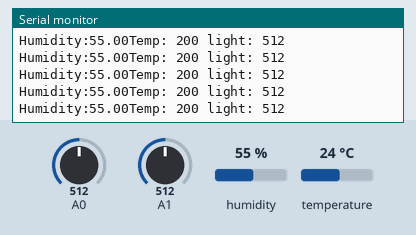
Bench run of a sketch on a simulated Arduino Uno, built with avr-gcc and run on an emulated ATmega328P. On the bench: the last lines printed to the serial monitor. The inputs (shaded band) are chosen by the test bench; at power-on: A0 = 512, A1 = 512, humidity 55 %, temperature 24 °C. No radio packets arrive unless stated.

Above: at 1.2 s.
1.3 s: A0 set to 324
At 2.2 s:
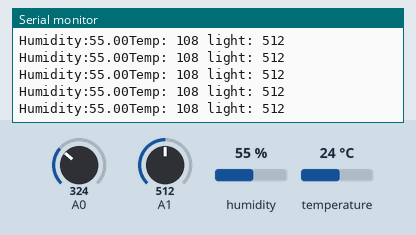
4.3 s: A0 set to 292
At 4.9 s:
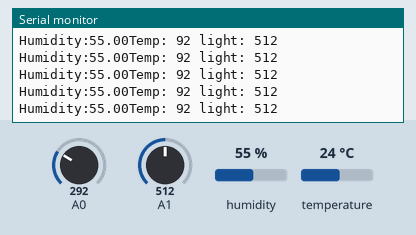
7.3 s: A1 set to 107
At 8.2 s:
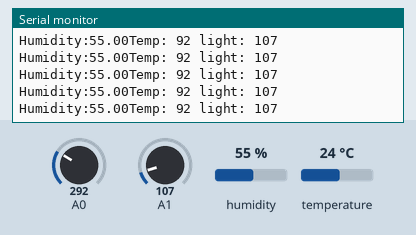
8.8 s: A1 set to 88
At 9.8 s:
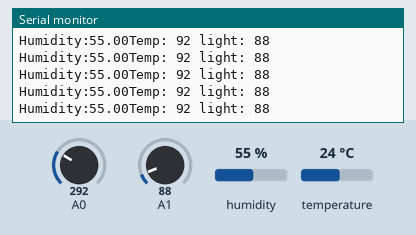
13.3 s: A0 set to 91
At 14.0 s:
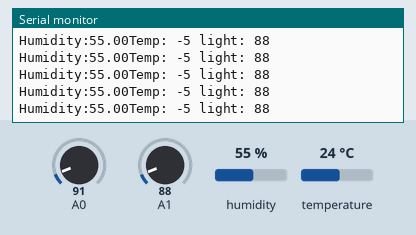
14.8 s: A0 set to 73
At 15.3 s:
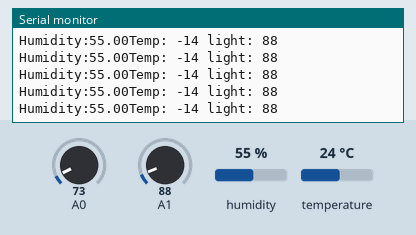
Timing chart, 0 to 17.3 s (numbered marks = the images above; inputs shaded):
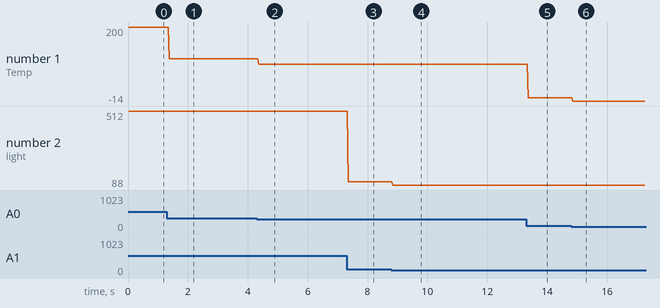

Measured:
- after the input at 1.3 s, the serial monitor: prints a new line after 0.08 s (image 1)
- after the input at 4.3 s, the serial monitor: prints a new line after 0.07 s (image 2)
- after the input at 7.3 s, the serial monitor: prints a new line after 0.06 s (image 3)
- after the input at 8.8 s, the serial monitor: prints a new line after 0.05 s (image 4)
- after the input at 13.3 s, the serial monitor: prints a new line after 0.07 s (image 5)
- after the input at 14.8 s, the serial monitor: prints a new line after 0.06 s (image 6)
- plotted number 1: 200 → 108 after the input at 1.3 s, 108 → 92 after the input at 4.3 s, 92 → -5 after the input at 13.3 s, -5 → -14 after the input at 14.8 s
- plotted number 2: 512 → 107 after the input at 7.3 s, 107 → 88 after the input at 8.8 s

The sketch:

senddata.ino
```cpp
#include <SPI.h>
#include <nRF24L01.h>
#include <RF24.h>
#include <DHT11.h>
/*-----( Declare Constants and Pin Numbers )-----*/
#define CE_PIN   9
#define CSN_PIN 10
#define JOYSTICK_X A0
#define JOYSTICK_Y A1

// NOTE: the "LL" at the end of the constant is "LongLong" type
const uint64_t pipe = 0xE8E8F0F0E1LL; // Define the transmit pipe
int pin=4;
DHT11 dht11(pin);

/*-----( Declare objects )-----*/
RF24 radio(CE_PIN, CSN_PIN); // Create a Radio
/*-----( Declare Variables )-----*/
int data[3];  // 3 element array holding Joystick readings
float humi, temp;
void setup()   /****** SETUP: RUNS ONCE ******/
{
  Serial.begin(9600);
  radio.begin();
  radio.openWritingPipe(pipe);
}//--(end setup )---


void loop()   /****** LOOP: RUNS CONSTANTLY ******/
{ dht11.read(humi, temp);
  Serial.print("Humidity:");
  Serial.print(humi);
  data[0]=humi;

  //int temperature = analogRead(0);
  int temperature =(int)readTempInCelsius(10,0);

  Serial.print("Temp: ");
  Serial.print(temperature);
  data[1]=temperature;

  int light = analogRead(1);
   Serial.print(" light: ");
  Serial.println(light);
  data[2]=light;


  radio.write(data, sizeof(data));

}//--(end main loop )---

/*-----( Declare User-written Functions )-----*/


float readTempInCelsius(int count, int pin) {
  float temperaturaMediata = 0;
  float sumaTemperatura;
  for (int i =0; i < count; i++) {
    int reading = analogRead(pin);
    float voltage = reading * 5.0;
    voltage /= 1024.0;
    float temperatureCelsius = (voltage - 0.5) * 100 ;
    sumaTemperatura = sumaTemperatura + temperatureCelsius;
  }
  return sumaTemperatura / (float)count;
}
```
